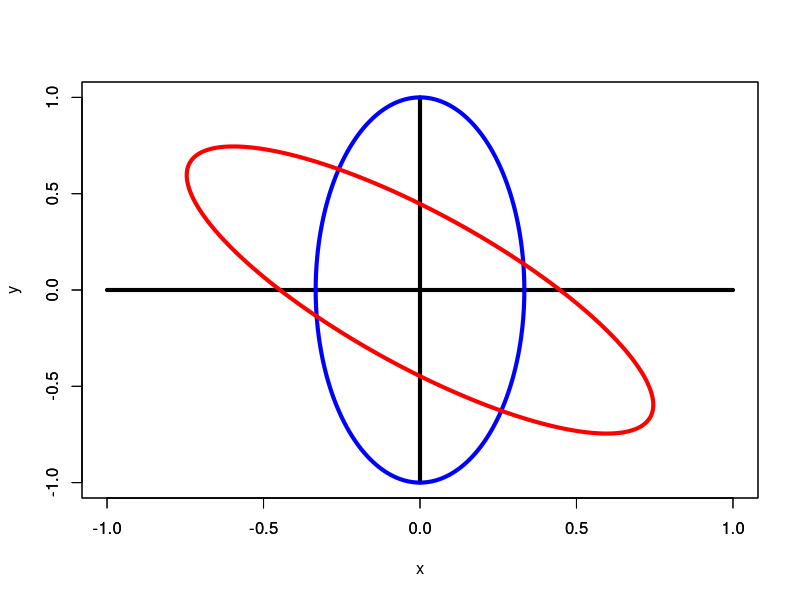

This chart was generated by the following R code:
eixo = c(-1:1)
eixoO = rep(0, 3)

S = matrix( 
   c(1/sqrt(2), 1/sqrt(2), 1/sqrt(2), -1/sqrt(2)), # the data elements 
   nrow=2,              # number of rows 
   ncol=2,              # number of columns 
   byrow = TRUE)        # fill matrix by rows 

#ellipse
t = seq(0,2*pi, length=500)
x0 = 0
y0 = 0
a = 1/3
b = 1

x = x0 + a*cos(t)
y = y0 + b*sin(t)


X = rbind(x,y)
SX = S %*% X


xlinha = SX[1, ]
ylinha = SX[2, ]

png(filename="result.png")
plot(eixo, eixoO, type="l", col="black", xlim=c(-1,1), ylim=c(-1,1), xlab = " ", ylab = " ", axes=TRUE, lwd=4)
par(new=TRUE)
plot(eixoO, eixo, type="l", col="black", xlab = " ", ylab = " ", axes=FALSE, lwd=4)

par(new=TRUE)
plot(x, y, type="l", xlim=c(-1,1), ylim=c(-1,1), col="blue", lwd=4)
par(new=TRUE)
plot(xlinha, ylinha, xlim=c(-1,1), ylim=c(-1,1), col="red", xlab = " ", ylab = " ", axes=FALSE, type="l", lwd=4)

